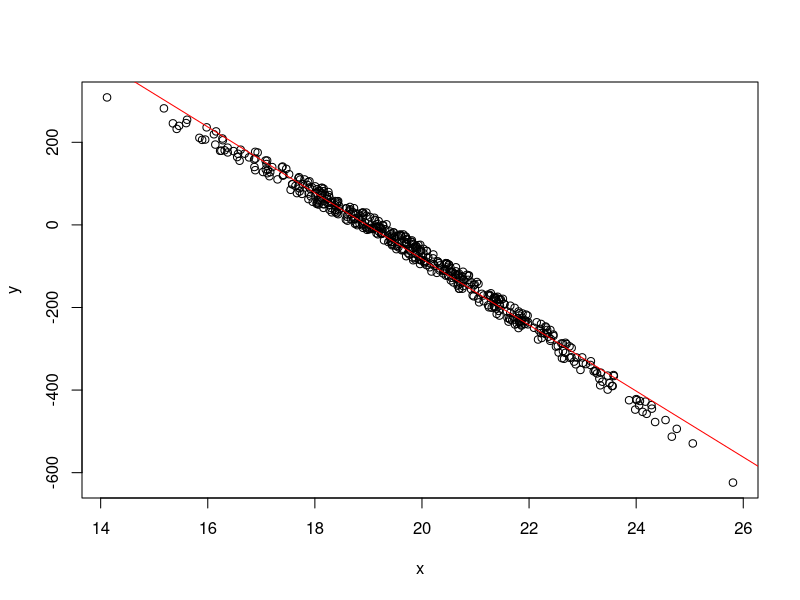
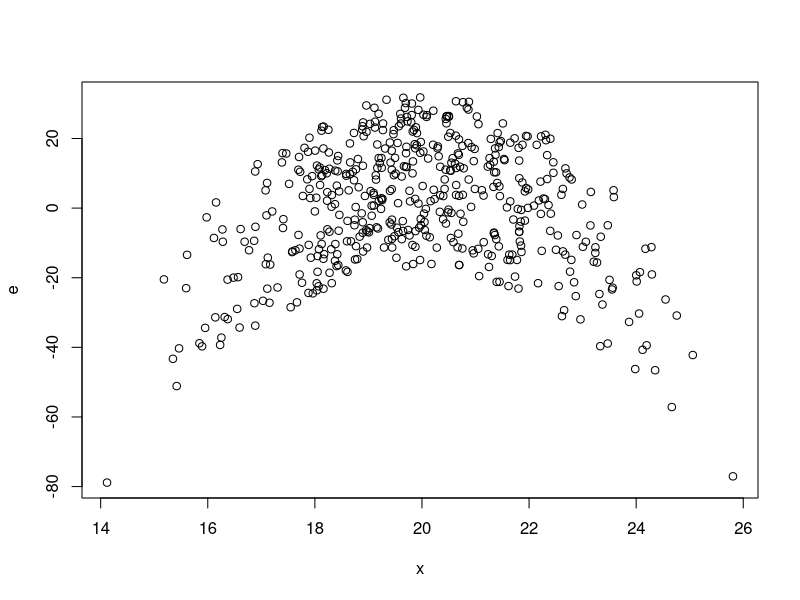

Write R code to recreate these figures, in order.
#
#
#
#
#
#
#
#
#
#
#
#
#
#
#
#
#
#
#
#
#
#
#
#
#
#
#
#
#
#
#
#
#
#
#
#
#
#
#
#
#
#
#
#
#
#
#
#
#
#
#
#
#
#
#
#
#
#
#
#
#
#
#
#
#
#
#
#
#
#
#
#
#
#
#
#
#
#
#
#
#
#
#
#
#
#
#
#
#
#
#
#
#
#
#
#
#
#
#| code-fold: true
#| code-summary: "Click here to see the data simulation & initial model code"

set.seed(9999)
n <- 500

x <- rnorm(n, 20, 2)
u <- runif(n, 0, 50)
beta1 <- 700
beta2 <- -2

## True model:
y <- beta1 + beta2 * I(x^2) + u

## Estimate a model of Y on X (so not the squared form)
model <- lm(y ~ x)

## Initial model summary
e <- model$residuals

knitr::kable(
  summary(model)$coefficients,
  digits = 3,
  col.names = c("Estimate", "Std. Error", "t value", "p-value")
)

#
#
#
#
#
#| label: fig-regression
#| code-fold: true
#| code-summary: "Click here to see the plotting code"
#| layout-ncol: 2
#| fig-width: 5
#| fig-height: 4
#| fig-cap: "A regression and a diagnostic graph"
#| fig-subcap:
#|   - "True DGP vs estimated regression (red)"
#|   - "Regressor vs residuals"

## Plot 1: Data and linear fit
plot(x, y)
abline(model, col = "red")

## Plot 2: Residuals vs regressor
plot(x, e)
#
#
#
#
#
#
#
#
#
#
#| code-fold: true
#| code-summary: "Click here to see the code for the diagnostic regression"


## Regress residuals on a squared form of demeaned x
x_dm2 <- I((x - mean(x))^2)
model2 <- lm(e ~ x_dm2)

knitr::kable(
  summary(model2)$coefficients,
  digits = 3,
  col.names = c("Estimate", "Std. Error", "t value", "p-value")
)

#
#
#
#
#
#
#
#
#
#
#
#
#
#
#
#
#
#
#
#
#
#
#
#
#
#
#
#
#
#
#
#
#
#
#
#
#
#
#
#
#
#
#
#
#
#
#
#
#
#
#
#
#
#
#
#
#
#
#
#
#
#
#
#
#
#
#
#
#
#
#
#
#
#
#
#
#
#
#
#
#
#
#
#
#
